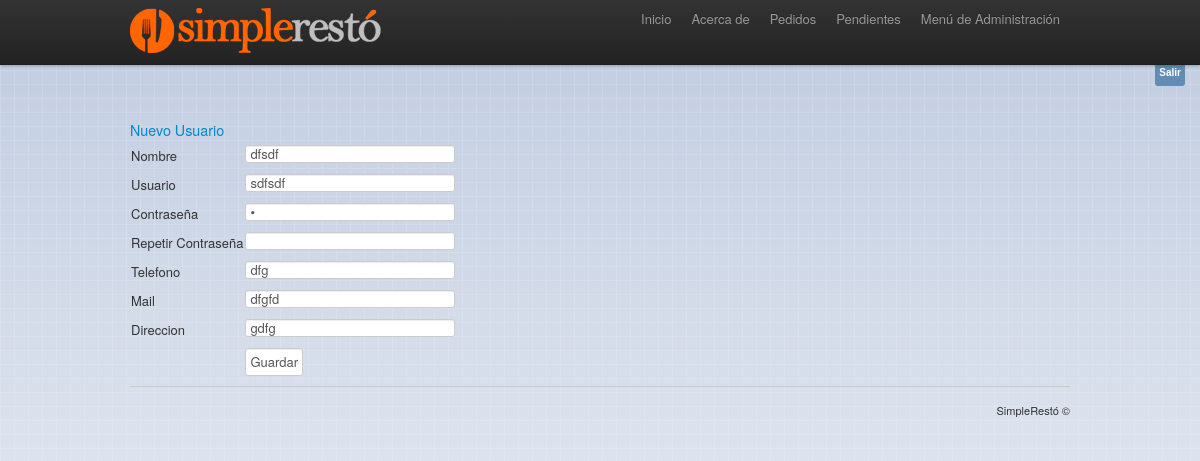
The app's page /index.php?controller=usuarios&action=_editar&idUsuario=6&usuario=sdfsdf (signed in) with its own data.
### tables this page shows
CREATE TABLE IF NOT EXISTS `usuarios` (
  `id` tinyint(4) NOT NULL AUTO_INCREMENT,
  `usuario` varchar(255) DEFAULT NULL,
  `pass` varchar(255) DEFAULT NULL,
  `nombre` varchar(255) DEFAULT NULL,
  `telefono` varchar(255) DEFAULT NULL,
  `mail` varchar(255) DEFAULT NULL,
  `direccion` varchar(1000) DEFAULT NULL,
  PRIMARY KEY (`id`)
);

### controllers/defecto_controller.php (called while the page is built, shortened)
<?php
class defecto_controller {
    function render($datos, $vista) {
        require_once 'models/usuarios_model.php';
        $carpeta = 'views/default/';
        require_once $carpeta . 'head.php';
        require_once $vista;
        require_once $carpeta . 'footer.php';
        return;
    }
}

### controllers/usuarios_controller.php (called while the page is built, shortened)
<?php
require_once 'defecto_controller.php';
class usuarios_controller extends defecto_controller{
    public function _editar() {
        require_once("models/usuarios_model.php");
        $datos = new usuarios($_GET['idUsuario']);
        $this->render($datos,"views/usuarios/editar.php");
    }
}

### index.php (called while the page is built, shortened)
<?php
$accionPredefinida = "_listarAction";
if(! empty($_GET['action']))
      $accion = $_GET['action'];
else
      $accion = $accionPredefinida;
$accion = '_' . preg_replace('/[^a-zA-Z0-9]/', '', $accion);
$objcontrolador= new $controlador();
$objcontrolador->inicio();
$objcontrolador->$accion();
?>

### views/usuarios/editar.php (the view, shortened to what this page needs)
<a href="?controller=usuarios&action=editar">Nuevo Usuario</a>
<table>
<form action="?controller=usuarios&action=_guardar" method="post">
<tr><td>	<input id="iduser" name="iduser" type="hidden" value="<?= $datos->getid()?>">
	<label>Nombre</label></td><td><input id="nombreuser" name="nombreuser" type="text" value="<?= $datos->getnombre()?>" autofocus></td></tr>
	<tr><td><label>Usuario</label></td><td><input id="useruser" name="useruser" type="text" value="<?= $datos->getusuario()?>"> </td></tr>
    <tr><td><label>Contrase&ntilde;a</label></td><td><input id="passworduser" name="passworduser" type="password" value="<?= $datos->getpass()?>"></td></tr>
    <tr><td><label>Repetir Contrase&ntilde;a</label></td><td><input id="repassworduser" name="repassworduser" type="password"></td></tr>
    <tr><td><label>Telefono</label></td><td><input id="telefonouser" name="telefonouser" type="text" value="<?= $datos->gettelefono()?>"> </td></tr>
    <tr><td><label>Mail</label></td><td><input id="mailuser" name="mailuser" type="text" value="<?= $datos->getmail()?>"> </td></tr>
    <tr><td><label>Direccion</label></td><td><input id="direccionuser" name="direccionuser" type="text" value="<?= $datos->getdireccion()?>"> </td></tr>
    <tr><td></td><td><input name="guardar" type="submit" value="Guardar"></td></tr>
</form>
</table>

### css/styles.css (style rules this page uses)
body { background: url('../img/bg.png') repeat-x; background-color: #fff; }

### records on screen
usuarios: nombreuser "dfsdf", useruser "sdfsdf", telefonouser "dfg", mailuser "dfgfd", direccionuser "gdfg"
